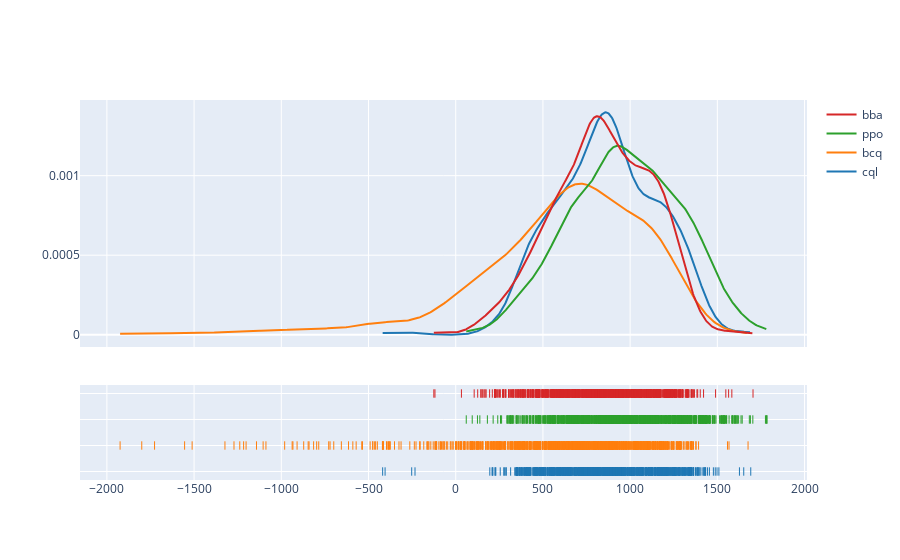

Notebook code cell kept with this figure:
### Code cell
hist_data = []
group_labels = []
for model in summary_dict:
    hist_data.append(summary_dict[model][1]["reward"])
    group_labels.append(model)

fig = ff.create_distplot(hist_data, group_labels, bin_size=100, show_hist=False)
fig.show()

### Figure 1 — Plotly figure (JSON) as saved in the notebook; plotly's stock layout.template omitted (floating-point values rounded to 4 significant figures; data arrays with more than 128 entries replaced by an {"elided": "..."} marker saying what was removed)
{"data": [{"legendgroup": "cql", "marker": {"color": "rgb(31, 119, 180)"}, "mode": "lines", "name": "cql", "showlegend": true, "type": "scatter", "x": {"elided": "500 float values"}, "xaxis": "x", "y": {"elided": "500 float values"}, "yaxis": "y"}, {"legendgroup": "bcq", "marker": {"color": "rgb(255, 127, 14)"}, "mode": "lines", "name": "bcq", "showlegend": true, "type": "scatter", "x": {"elided": "500 float values"}, "xaxis": "x", "y": {"elided": "500 float values"}, "yaxis": "y"}, {"legendgroup": "ppo", "marker": {"color": "rgb(44, 160, 44)"}, "mode": "lines", "name": "ppo", "showlegend": true, "type": "scatter", "x": {"elided": "500 float values"}, "xaxis": "x", "y": {"elided": "500 float values"}, "yaxis": "y"}, {"legendgroup": "bba", "marker": {"color": "rgb(214, 39, 40)"}, "mode": "lines", "name": "bba", "showlegend": true, "type": "scatter", "x": {"elided": "500 float values"}, "xaxis": "x", "y": {"elided": "500 float values"}, "yaxis": "y"}, {"legendgroup": "cql", "marker": {"color": "rgb(31, 119, 180)", "symbol": "line-ns-open"}, "mode": "markers", "name": "cql", "showlegend": false, "type": "scatter", "x": {"elided": "1000 float values"}, "xaxis": "x", "y": {"elided": "1000 str values"}, "yaxis": "y2"}, {"legendgroup": "bcq", "marker": {"color": "rgb(255, 127, 14)", "symbol": "line-ns-open"}, "mode": "markers", "name": "bcq", "showlegend": false, "type": "scatter", "x": {"elided": "1000 float values"}, "xaxis": "x", "y": {"elided": "1000 str values"}, "yaxis": "y2"}, {"legendgroup": "ppo", "marker": {"color": "rgb(44, 160, 44)", "symbol": "line-ns-open"}, "mode": "markers", "name": "ppo", "showlegend": false, "type": "scatter", "x": {"elided": "1000 float values"}, "xaxis": "x", "y": {"elided": "1000 str values"}, "yaxis": "y2"}, {"legendgroup": "bba", "marker": {"color": "rgb(214, 39, 40)", "symbol": "line-ns-open"}, "mode": "markers", "name": "bba", "showlegend": false, "type": "scatter", "x": {"elided": "1000 float values"}, "xaxis": "x", "y": {"elided": "1000 str values"}, "yaxis": "y2"}], "layout": {"barmode": "overlay", "hovermode": "closest", "legend": {"traceorder": "reversed"}, "xaxis": {"anchor": "y2", "domain": [0, 1], "zeroline": false}, "yaxis": {"anchor": "free", "domain": [0.35, 1], "position": 0}, "yaxis2": {"anchor": "x", "domain": [0, 0.25], "dtick": 1, "showticklabels": false}}}
